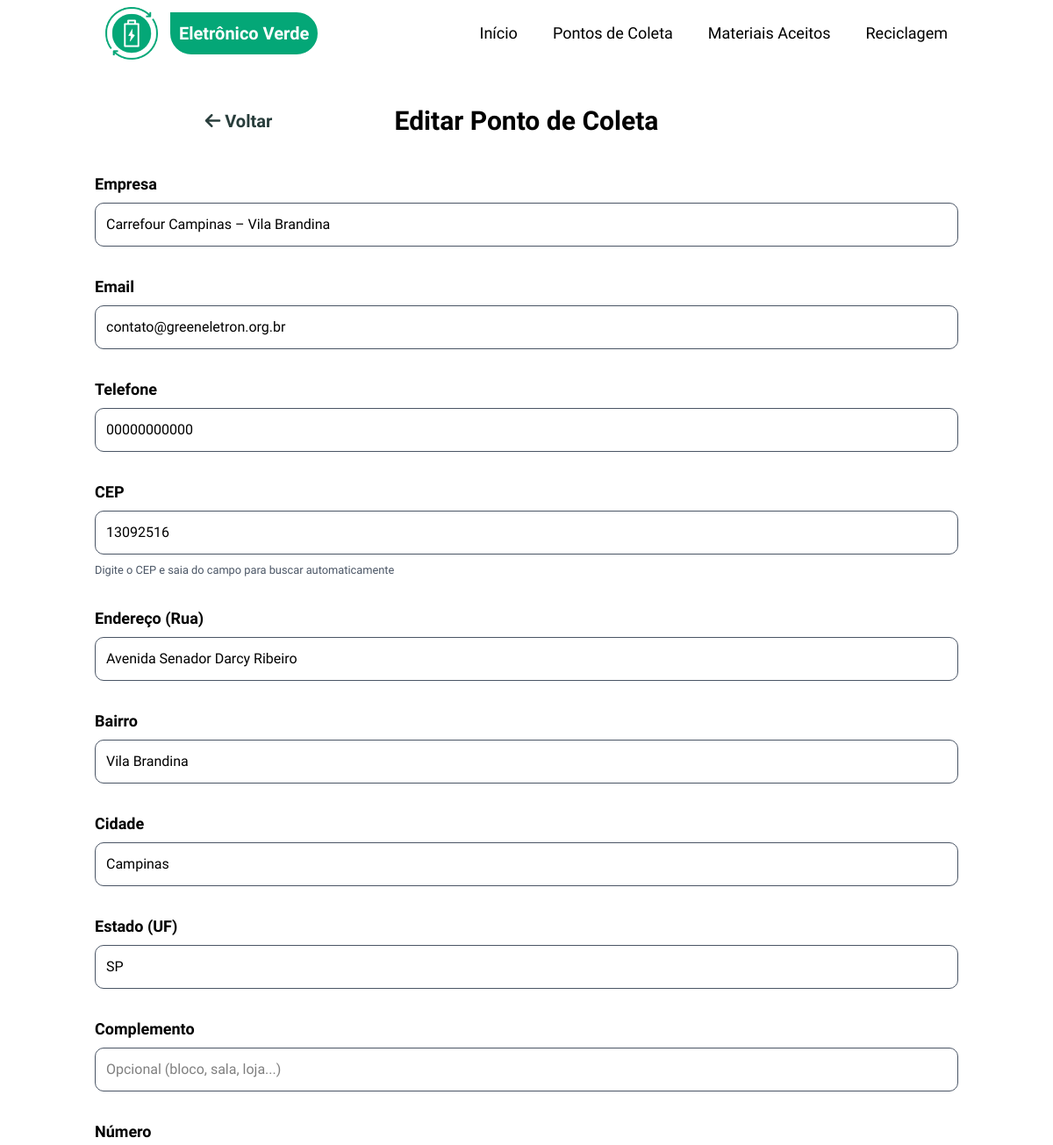
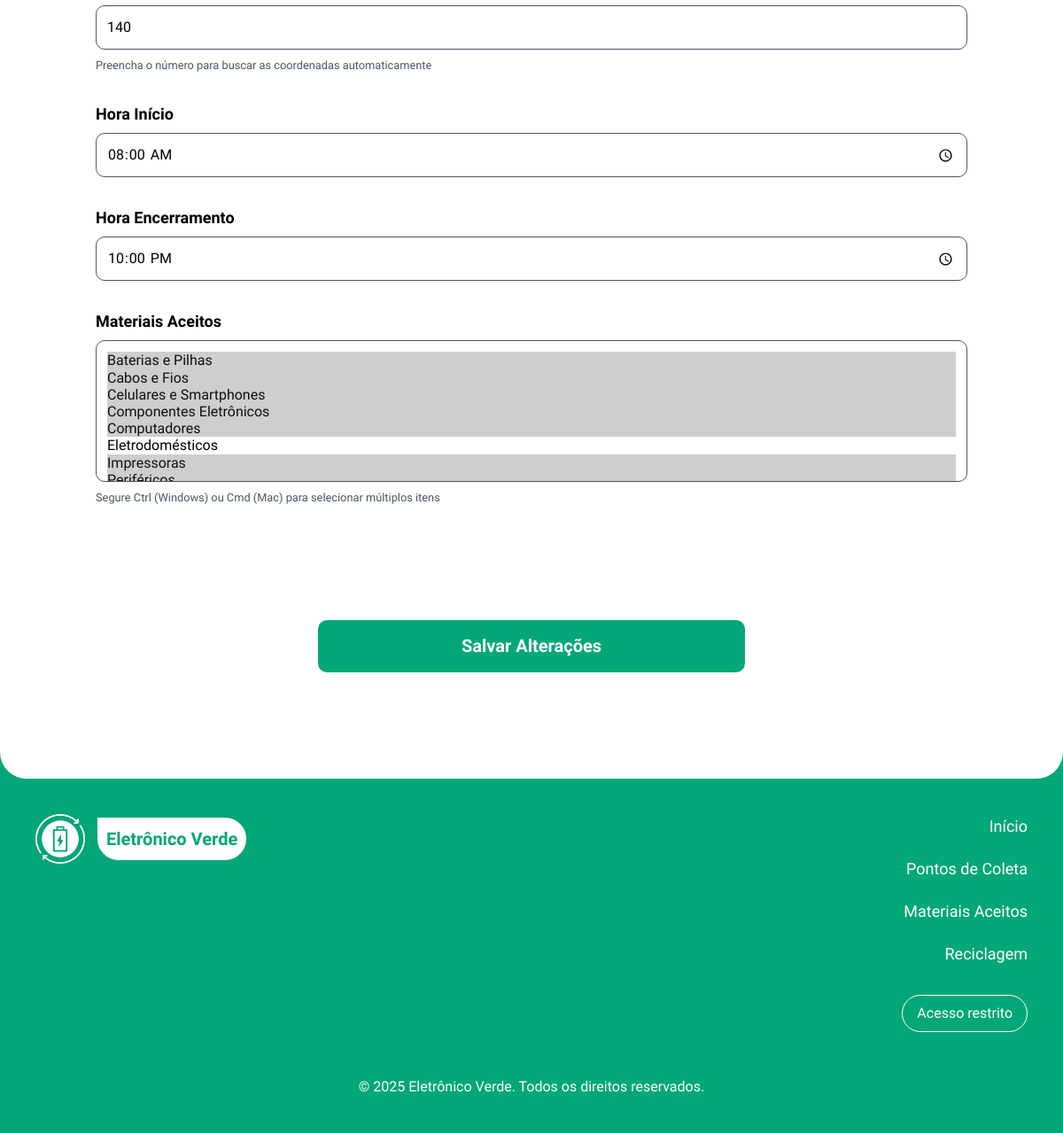
Page /editar-ponto?id=6 (signed in) on the committed database (2 pictures, top to bottom).
### tables this page shows
CREATE TABLE pontos_coleta (
    id INTEGER PRIMARY KEY AUTOINCREMENT,
    empresa VARCHAR(200) NOT NULL,
    endereco VARCHAR(255) NOT NULL,
    numero VARCHAR(20) NOT NULL,
    complemento VARCHAR(100),
    cep VARCHAR(10) NOT NULL,
    hora_inicio TIME NOT NULL,
    hora_encerrar TIME NOT NULL,
    telefone VARCHAR(20) NOT NULL,
    email VARCHAR(150) NOT NULL,
    latitude DECIMAL(10, 8),
    longitude DECIMAL(11, 8),
    ativo BOOLEAN DEFAULT 1,
    created_at DATETIME DEFAULT CURRENT_TIMESTAMP,
    updated_at DATETIME DEFAULT CURRENT_TIMESTAMP,
    cidade VARCHAR(100),
    estado VARCHAR(2),
    bairro VARCHAR(100)
);

### src/Presentation/Controllers/PontoColetaController.php (called while the page is built, shortened)
<?php
class PontoColetaController
{
    private EditarPontoColetaUseCase $editarUseCase;
    private SQLiteMaterialRepository $materialRepository;
    public function __construct()
    {
        $pontoColetaRepository = new SQLitePontoColetaRepository();
        $this->materialRepository = new SQLiteMaterialRepository();
        $this->editarUseCase = new EditarPontoColetaUseCase(
            $pontoColetaRepository,
            $this->materialRepository
        );
    }
    public function editar(): void
    {
        $id = (int) $_GET['id'];
        $resultado = $this->editarUseCase->buscarPorId($id);
        $pontoColeta = $resultado['dados'];
        $materiais = $this->materialRepository->listarTodos();
        require_once __DIR__ . '/../Views/pontos-coleta/editar.php';
    }
}

### index.php (called while the page is built, shortened)
<?php
require_once __DIR__ . '/config/autoload.php';
try {
    require_once __DIR__ . '/config/routes.php';
} catch (Exception $e) {
    http_response_code(500);
    echo "Desculpe, ocorreu um erro. Por favor, tente novamente mais tarde.";
    if (ini_get('display_errors')) {
        echo "<br><br><strong>Erro técnico:</strong> " . htmlspecialchars($e->getMessage());
    }
    exit;
}

### config/autoload.php (called while the page is built, shortened)
<?php
spl_autoload_register(function ($class) {
    $class = str_replace('EletronicoVerde\\', '', $class);
    $class = str_replace('\\', DIRECTORY_SEPARATOR, $class);
    $baseDir = dirname(__DIR__) . DIRECTORY_SEPARATOR . 'src' . DIRECTORY_SEPARATOR;
    $file = $baseDir . $class . '.php';
});

### src/Infrastructure/Database/SQLiteConnection.php (called while the page is built, shortened)
<?php
class SQLiteConnection
{
    private static ?PDO $instance = null;
    private function __construct()
    {
        try {
            $dbDir = DATABASE_PATH;
            $dbPath = $dbDir . '/eletronicoverde.db';
            self::$instance = new PDO('sqlite:' . $dbPath);
            self::$instance->setAttribute(PDO::ATTR_ERRMODE, PDO::ERRMODE_EXCEPTION);
            self::$instance->exec('PRAGMA foreign_keys = ON');
        } catch (PDOException $e) {
            Logger::error('Erro na conexão SQLite: ' . $e->getMessage());
            die('Erro na conexão com banco de dados. Verifique os logs.');
        }
    }
    public static function getInstance(): PDO
    {
        return self::$instance;
    }
}

### src/Application/UseCases/PontoColeta/EditarPontoColetaUseCase.php (called while the page is built, shortened)
<?php
class EditarPontoColetaUseCase
{
    private PontoColetaRepositoryInterface $pontoColetaRepository;
    public function __construct(
        PontoColetaRepositoryInterface $pontoColetaRepository,
        MaterialRepositoryInterface $materialRepository
    ) {
        $this->pontoColetaRepository = $pontoColetaRepository;
    }
    public function buscarPorId(int $id): array
    {
        try {
            $pontoColeta = $this->pontoColetaRepository->buscarPorId($id);
            return [
                'sucesso' => true,
                'dados' => $pontoColeta->toArray()
            ];
        } catch (\Exception $e) {
            error_log("Erro ao buscar ponto de coleta: " . $e->getMessage());
            return [
                'sucesso' => false,
                'mensagem' => 'Erro ao buscar ponto de coleta.'
            ];
        }
    }
}
?>

### src/Infrastructure/Repositories/SQLitePontoColetaRepository.php (called while the page is built, shortened)
<?php
class SQLitePontoColetaRepository implements PontoColetaRepositoryInterface
{
    private PDO $db;
    public function __construct()
    {
        $this->db = SQLiteConnection::getInstance();
    }
    public function buscarPorId(int $id): ?PontoColeta
    {
        try {
            $sql = "SELECT * FROM pontos_coleta WHERE id = :id";
            $stmt = $this->db->prepare($sql);
            $stmt->execute([':id' => $id]);
            $dados = $stmt->fetch();
            $pontoColeta = $this->converterParaEntidade($dados);
            $materiais = $this->buscarMateriaisPorPontoColeta($id);
            foreach ($materiais as $material) {
                $pontoColeta->adicionarMaterial($material);
            }
            return $pontoColeta;
        } catch (\PDOException $e) {
            logger::error("Erro ao buscar ponto de coleta: " . $e->getMessage());
            return null;
        }
    }
    private function buscarMateriaisPorPontoColeta(int $pontoColetaId): array
    {
        $sql = "SELECT m.* FROM materiais m
                INNER JOIN ponto_coleta_materiais pcm ON m.id = pcm.material_id
                WHERE pcm.ponto_coleta_id = :ponto_coleta_id";
        $stmt = $this->db->prepare($sql);
        $stmt->execute([':ponto_coleta_id' => $pontoColetaId]);
        $resultados = $stmt->fetchAll();
        $materiais = [];
        foreach ($resultados as $dados) {
            $material = new Material(
                $dados['nome'],
                $dados['descricao'],
                $dados['icone'],
                $dados['id']
            );
            $material->setCreatedAt($dados['created_at']);
            $material->setUpdatedAt($dados['updated_at']);
            $materiais[] = $material;
        }
        return $materiais;
    }
    private function converterParaEntidade(array $dados): PontoColeta
    {
        $pontoColeta = new PontoColeta(
            $dados['empresa'],
            $dados['endereco'],
            $dados['numero'],
            $dados['cep'],
            $dados['hora_inicio'],
            $dados['hora_encerrar'],
            $dados['telefone'],
            $dados['email'],
            $dados['complemento'],
            $dados['latitude'],
            $dados['longitude'],
            $dados['cidade'] ?? null,
            $dados['estado'] ?? null,
            $dados['bairro'] ?? null,
            (bool) $dados['ativo'],
            $dados['id']
        );
        $pontoColeta->setCreatedAt($dados['created_at']);
        $pontoColeta->setUpdatedAt($dados['updated_at']);
        return $pontoColeta;
    }
}

### src/Domain/Entities/PontoColeta.php (called while the page is built, shortened)
<?php
class PontoColeta
{
    public function __construct(
        string $empresa,
        string $endereco,
        string $numero,
        string $cep,
        string $horaInicio,
        string $horaEncerrar,
        string $telefone,
        string $email,
        ?string $complemento = null,
        ?float $latitude = null,
        ?float $longitude = null,
        ?string $cidade = null,
        ?string $estado = null,
        ?string $bairro = null,
        bool $ativo = true,
        ?int $id = null
    ) {
        $this->empresa = $empresa;
        $this->endereco = $endereco;
        $this->numero = $numero;
        $this->cep = $this->sanitizeCep($cep);
        $this->horaInicio = $horaInicio;
        $this->horaEncerrar = $horaEncerrar;
        $this->telefone = $this->sanitizeTelefone($telefone);
        $this->email = $email;
        $this->complemento = $complemento;
        $this->latitude = $latitude;
        $this->longitude = $longitude;
        $this->cidade = $cidade;
        $this->estado = $estado;
        $this->bairro = $bairro;
        $this->ativo = $ativo;
        $this->id = $id;
    }
    public function temMaterial(int $materialId): bool
    {
        return false;
    }
    private function sanitizeCep(string $cep): string
    {
        return preg_replace('/[^0-9]/', '', $cep);
    }
    private function sanitizeTelefone(string $telefone): string
    {
        return preg_replace('/[^0-9]/', '', $telefone);
    }
}

### src/Domain/Entities/Material.php (called while the page is built, shortened)
<?php
class Material
{
    private ?int $id;
    private string $nome;
    public function __construct(
        string $nome,
        ?string $descricao = null,
        ?string $icone = null,
        ?int $id = null
    ) {
        $this->nome = $nome;
        $this->descricao = $descricao;
        $this->icone = $icone;
        $this->id = $id;
    }
    public function getId(): ?int { return $this->id; }
    public function getNome(): string { return $this->nome; }
}

### src/Infrastructure/Repositories/SQLiteMaterialRepository.php (called while the page is built, shortened)
<?php
class SQLiteMaterialRepository implements MaterialRepositoryInterface
{
    private PDO $db;
    public function __construct()
    {
        $this->db = SQLiteConnection::getInstance();
    }
    public function listarTodos(): array
    {
        try {
            $sql = "SELECT * FROM materiais ORDER BY nome ASC";
            $stmt = $this->db->query($sql);
            $resultados = $stmt->fetchAll();
            $materiais = [];
            foreach ($resultados as $dados) {
                $materiais[] = $this->converterParaEntidade($dados);
            }
            return $materiais;
        } catch (\PDOException $e) {
            logger::error("Erro ao listar materiais: " . $e->getMessage());
            return [];
        }
    }
    private function converterParaEntidade(array $dados): Material
    {
        $material = new Material(
            $dados['nome'],
            $dados['descricao'],
            $dados['icone'],
            $dados['id']
        );
        $material->setCreatedAt($dados['created_at']);
        $material->setUpdatedAt($dados['updated_at']);
        return $material;
    }
}

### src/Presentation/Views/pontos-coleta/editar.php (the view, shortened to what this page needs)
<?php
require_once __DIR__ . '/../layouts/header.php';
?>
<main class="relative z-2 bg-white rounded-b-[30px]">
    <div class="container mx-auto pt-30 pb-30 p-5">
        <div class="w-full flex flex-col md:flex-row items-center justify-between pb-10 flex-wrap">
            <div class="w-1/3 flex justify-center mb-20 md:mb-0">
                <a href="/eletronicoverde/acesso-restrito" class="relative transition-all duration-150 text-third font-bold p-1 text-xl hover:text-primary
                before:absolute before:h-px before:w-0 hover:before:w-full before:bg-primary before:bottom-0 before:left-0 before:transition-all before:duration-150">
                <i class="fa-solid fa-arrow-left"></i> Voltar
                </a>
            </div>
            <div class="w-full md:w-1/3 text-center">
                <h1 class="text-2xl md:text-3xl font-bold">Editar Ponto de Coleta</h1>
            </div>
        </div>
        <form method="post" action="/eletronicoverde/ponto-coleta/atualizar" id="form1" onsubmit="return validarFormulario()">
            <div>
                <label for="empresa">Empresa</label>
                <input type="text" id="empresa" name="txtempresa"
                       value="<?= htmlspecialchars($pontoColeta['empresa']) ?>"
                       placeholder="Nome da empresa"
                       required>
            </div>
            <div>
                <label for="email">Email</label>
                <input type="email" id="email" name="txtemail"
                       value="<?= htmlspecialchars($pontoColeta['email']) ?>"
                       placeholder="contato@empresa.com"
                       required>
            </div>
            <div>
                <label for="telefone">Telefone</label>
                <input type="text" id="telefone" name="txttelefone"
                       value="<?= htmlspecialchars($pontoColeta['telefone']) ?>"
                       maxlength="15"
                       placeholder="(00) 00000-0000"
                       required>
            </div>
            <div>
                <label for="cep">CEP</label>
                <input type="text" id="cep" name="txtcep"
                       value="<?= htmlspecialchars($pontoColeta['cep']) ?>"
                       maxlength="9"
                       placeholder="00000-000"
                       required>
                <small class="text-gray-600">Digite o CEP e saia do campo para buscar automaticamente</small>
            </div>
            <div>
                <label for="endereco">Endereço (Rua)</label>
                <input type="text" id="endereco" name="txtendereco"
                       value="<?= htmlspecialchars($pontoColeta['endereco']) ?>"
                       placeholder="Avenida Exemplo"
                       required>
            </div>
            <div>
                <label for="bairro">Bairro</label>
                <input type="text" id="bairro" name="txtbairro"
                       value="<?= htmlspecialchars($pontoColeta['bairro'] ?? '') ?>"
                       placeholder="Centro"
                       required>
            </div>
            <div>
                <label for="cidade">Cidade</label>
                <input type="text" id="cidade" name="txtcidade"
                       value="<?= htmlspecialchars($pontoColeta['cidade'] ?? '') ?>"
                       placeholder="São Paulo"
                       required>
            </div>
            <div>
                <label for="estado">Estado (UF)</label>
                <input type="text" id="estado" name="txtestado"
                       value="<?= htmlspecialchars($pontoColeta['estado'] ?? '') ?>"
                       maxlength="2" placeholder="SP"
                       required>
            </div>
            <div>
                <label for="complemento">Complemento</label>
                <input type="text" id="complemento" name="txtcomplemento"
                       value="<?= htmlspecialchars($pontoColeta['complemento'] ?? '') ?>"
                       placeholder="Opcional (bloco, sala, loja...)">
            </div>
            <div>
                <label for="numero">Número</label>
                <input type="text" id="numero" name="txtnumero"
                       value="<?= htmlspecialchars($pontoColeta['numero']) ?>"
                       placeholder="123"
                       required>
                <small class="text-gray-600">Preencha o número para buscar as coordenadas automaticamente</small>
            </div>
            <div>
                <label for="hora_inicio">Hora Início</label>
                <input type="time" id="hora_inicio" name="txthora_inicio"
                       value="<?= htmlspecialchars($pontoColeta['hora_inicio']) ?>"
                       required>
            </div>
            <div>
                <label for="hora_encerrar">Hora Encerramento</label>
                <input type="time" id="hora_encerrar" name="txthora_encerrar"
                       value="<?= htmlspecialchars($pontoColeta['hora_encerrar']) ?>"
                       required>
            </div>
            <div>
                <label for="materiais">Materiais Aceitos</label>
                <select multiple name="materiais_ids[]" id="materiais" class="h-40" required>
                    <?php
                    $materiaisSelecionados = array_column($pontoColeta['materiais'] ?? [], 'id');
                    foreach ($materiais as $material):
                    ?>
                        <option value="<?= $material->getId() ?>"
                                <?= in_array($material->getId(), $materiaisSelecionados) ? 'selected' : '' ?>>
                            <?= htmlspecialchars($material->getNome()) ?>
                        </option>
                    <?php endforeach; ?>
                </select>
                <small class="text-gray-600">Segure Ctrl (Windows) ou Cmd (Mac) para selecionar múltiplos itens</small>
            </div>
            <div id="geoStatus" class="hidden geo-status"></div>
            <input type="submit" class="btn_cad" value="Salvar Alterações">
        </form>
    </div>
</main>
<?php require_once __DIR__ . '/../layouts/footer.php'; ?>

### rows in the picture
pontos_coleta: txtempresa "Carrefour Campinas – Vila Brandina", txtemail "contato@greeneletron.org.br", txttelefone "00000000000", txtcep "13092516", txtendereco "Avenida Senador Darcy Ribeiro", txtbairro "Vila Brandina", txtcidade "Campinas", txtestado "SP", txtnumero "140", txthora_inicio "08:00", txthora_encerrar "22:00"

### other values in the picture
form field value "Baterias e Pilhas ☑ / Cabos e Fios ☑ / Celulares e Smartphones ☑ / Componentes Eletrônicos ☑ / Computadores ☑ / Eletrodomésticos / Impressoras ☑"
